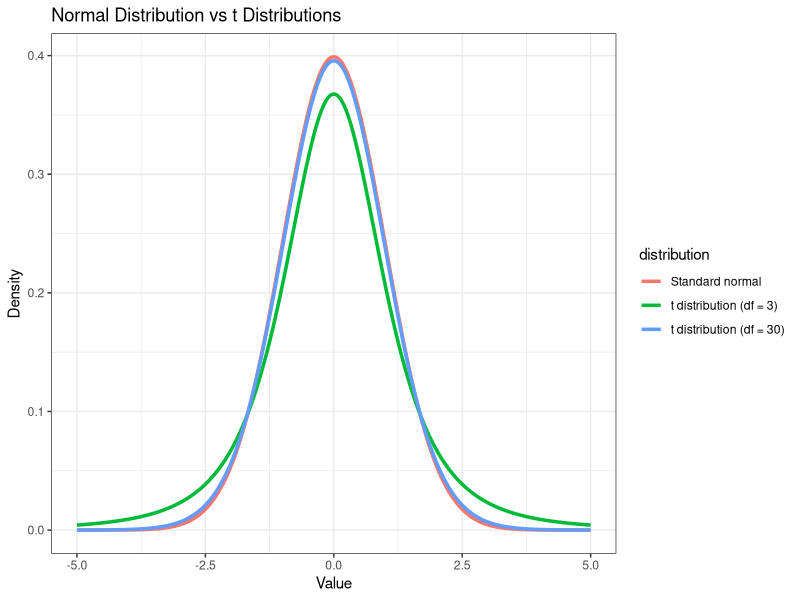
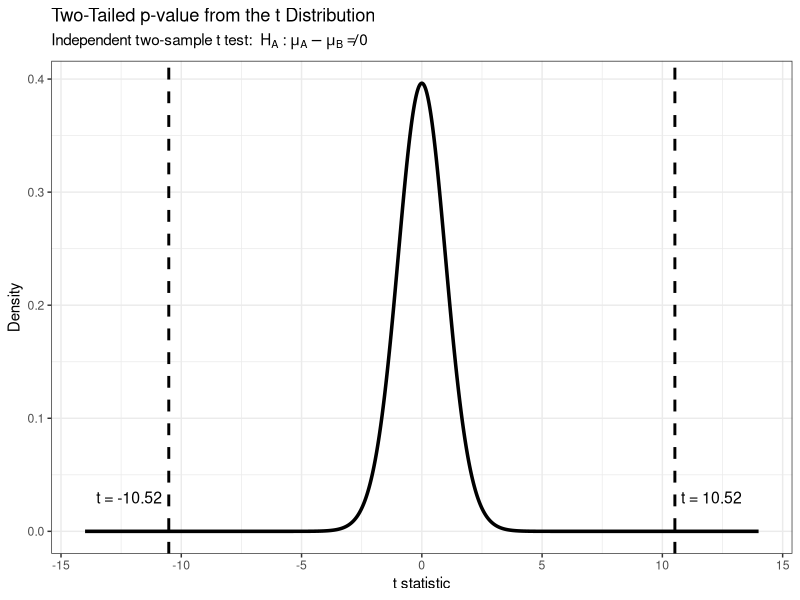
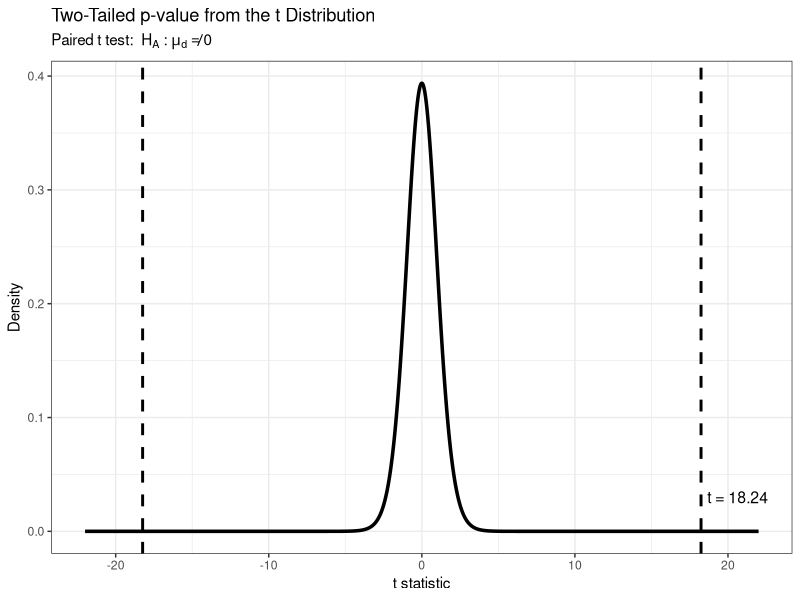

The R source for these figures, in order:
## ---- chunk 1
#| fig-width: 7
#| fig-height: 4.5


library(tidyverse)

x <- seq(-5, 5, length.out = 1000)

dist_df <- bind_rows(
  
  tibble(
    x = x,
    density = dnorm(x),
    distribution = "Standard normal"
  ),
  
  tibble(
    x = x,
    density = dt(x, df = 3),
    distribution = "t distribution (df = 3)"
  ),
  
  tibble(
    x = x,
    density = dt(x, df = 30),
    distribution = "t distribution (df = 30)"
  )
)

ggplot(
  dist_df,
  aes(
    x = x,
    y = density,
    color = distribution
  )
) +
  geom_line(linewidth = 1.2) +
  labs(
    title = "Normal Distribution vs t Distributions",
    x = "Value",
    y = "Density"
  ) +
  theme_bw()
## ---- chunk 2
library(tidyverse)

set.seed(29)

tumor_df <- tibble(
  patient_id = 1:20,
  tumor_reduction = c(
    4.27, 3.70, 5.56, 2.12, 6.85,
    0.98, 5.13, 3.27, 2.41, 5.99,
    4.13, 2.98, 1.84, 4.98, 6.70,
    3.41, 2.27, 5.27, 5.41, 3.55
  )
)

head(tumor_df, 5)
## ---- chunk 3
t_result <- t.test(
  tumor_df$tumor_reduction,
  mu = 0,
  alternative = "greater"
)

t_result
## ---- chunk 4
library(tidyverse)

set.seed(29)

tumor_df <- tibble(
  patient_id = 1:20,
  tumor_reduction = c(
    4.27, 3.70, 5.56, 2.12, 6.85,
    0.98, 5.13, 3.27, 2.41, 5.99,
    4.13, 2.98, 1.84, 4.98, 6.70,
    3.41, 2.27, 5.27, 5.41, 3.55
  )
)

head(tumor_df, 5)
## ---- chunk 5
t_result <- t.test(
  tumor_df$tumor_reduction,
  mu = 0,
  alternative = "greater"
)

t_result
## ---- chunk 6
library(tidyverse)

set.seed(29)

bp_df <- tibble(
  treatment = rep(c("Treatment A", "Treatment B"), each = 20),
  systolic_bp = c(
    117.9, 117.3, 109.9, 123.0, 125.5,
    124.7, 119.8, 124.0, 118.7, 117.2,
    118.5, 122.1, 119.0, 120.8, 118.9,
    121.5, 119.4, 122.1, 116.8, 120.6,

    135.9, 129.2, 131.9, 129.9, 131.2,
    129.3, 131.8, 127.3, 129.5, 128.8,
    138.2, 127.7, 135.9, 127.9, 127.3,
    131.6, 128.6, 129.0, 135.1, 132.6
  )
)

head(bp_df, 5)
## ---- chunk 7
t_result <- t.test(
  systolic_bp ~ treatment,
  data = bp_df,
  alternative = "two.sided"
)

t_result
## ---- chunk 8
t_result <- t.test(
  systolic_bp ~ treatment,
  data = bp_df,
  alternative = "two.sided"
)

t_result
## ---- chunk 9
library(tidyverse)

t_stat <- -10.52
df <- 38

p_value <- 2 * pt(
  abs(t_stat),
  df = df,
  lower.tail = FALSE
)

plot_df <- tibble(
  x = seq(-14, 14, length.out = 2000),
  density = dt(x, df = df)
)

shade_df <- plot_df |>
  filter(x <= t_stat | x >= abs(t_stat))

ggplot(plot_df, aes(x = x, y = density)) +

  geom_line(linewidth = 1.2) +

  geom_area(
    data = shade_df,
    aes(x = x, y = density),
    alpha = 0.4
  ) +

  geom_vline(
    xintercept = c(t_stat, abs(t_stat)),
    linetype = "dashed",
    linewidth = 1
  ) +

  annotate(
    "text",
    x = t_stat,
    y = 0.03,
    label = "t = -10.52",
    hjust = 1.1,
    size = 4
  ) +

  annotate(
    "text",
    x = abs(t_stat),
    y = 0.03,
    label = "t = 10.52",
    hjust = -0.1,
    size = 4
  ) +

  labs(
    title = "Two-Tailed p-value from the t Distribution",
    subtitle = expression(
      "Independent two-sample t test: " ~
      H[A] ~ ":" ~ mu[A] - mu[B] != 0
    ),
    x = "t statistic",
    y = "Density"
  ) +

  theme_bw()
## ---- chunk 10
library(tidyverse)

set.seed(29)

symptom_df <- tibble(
  patient_id = 1:20,

  symptom_before = c(
    24, 26, 25, 27, 23,
    28, 26, 25, 24, 27,
    29, 25, 26, 24, 28,
    27, 25, 26, 24, 27
  ),

  symptom_after = c(
    18, 20, 19, 21, 18,
    22, 20, 19, 18, 21,
    23, 20, 21, 18, 22,
    21, 19, 20, 18, 21
  )
)

head(symptom_df, 5)
## ---- chunk 11
t_result <- t.test(
  symptom_df$symptom_before,
  symptom_df$symptom_after,
  paired = TRUE,
  alternative = "two.sided"
)

t_result
## ---- chunk 12
t_result <- t.test(
  symptom_df$symptom_before,
  symptom_df$symptom_after,
  paired = TRUE,
  alternative = "two.sided"
)

t_result
## ---- chunk 13
library(tidyverse)

t_stat <- 18.24
df <- 19

p_value <- 2 * pt(
  abs(t_stat),
  df = df,
  lower.tail = FALSE
)

plot_df <- tibble(
  x = seq(-22, 22, length.out = 2000),
  density = dt(x, df = df)
)

shade_df <- plot_df |>
  filter(x <= -abs(t_stat) | x >= abs(t_stat))

ggplot(plot_df, aes(x = x, y = density)) +

  geom_line(linewidth = 1.2) +

  geom_area(
    data = shade_df,
    aes(x = x, y = density),
    alpha = 0.4
  ) +

  geom_vline(
    xintercept = c(-abs(t_stat), abs(t_stat)),
    linetype = "dashed",
    linewidth = 1
  ) +

  annotate(
    "text",
    x = abs(t_stat),
    y = 0.03,
    label = "t = 18.24",
    hjust = -0.1,
    size = 4
  ) +

  labs(
    title = "Two-Tailed p-value from the t Distribution",
    subtitle = expression(
      "Paired t test: " ~
      H[A] ~ ":" ~ mu[d] != 0
    ),
    x = "t statistic",
    y = "Density"
  ) +

  theme_bw()
